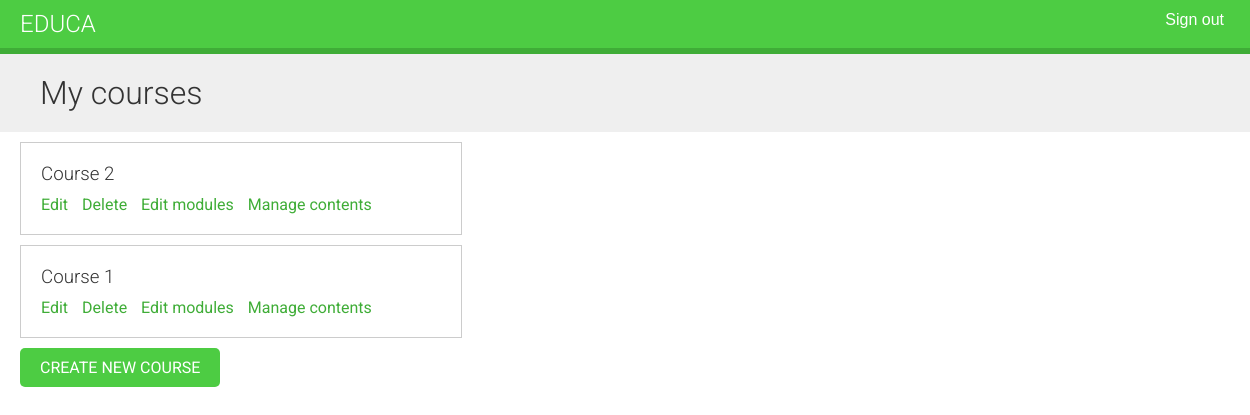
Page /course/mine/ (signed in) on the earlier database version.
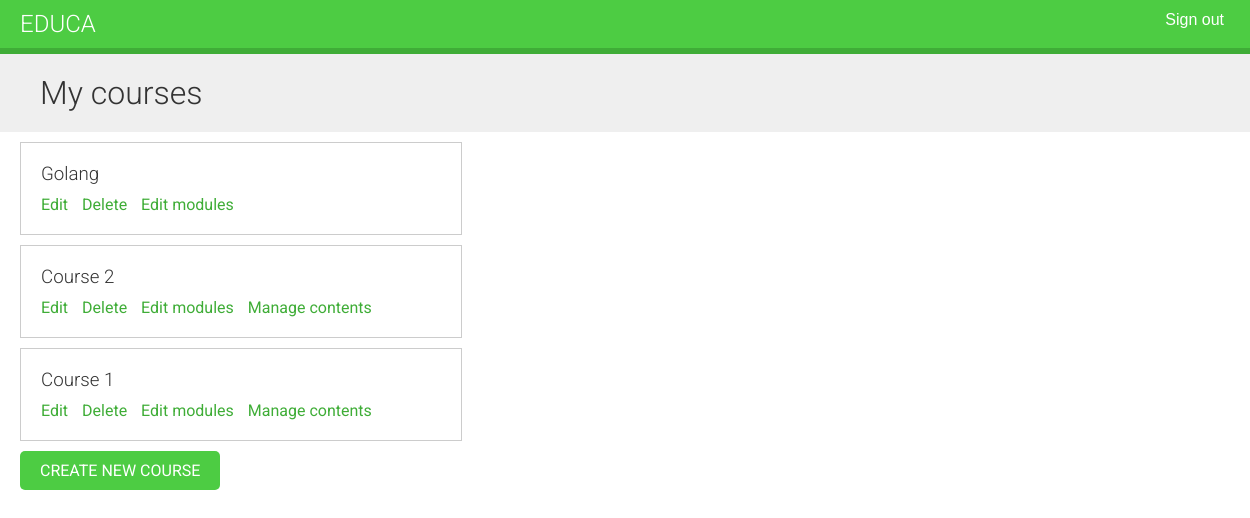
Same page on the later database version.
### courses/models.py (models this page shows, shortened)
class Course(models.Model):
    owner = models.ForeignKey(User, related_name='courses_created', on_delete=models.CASCADE)
    subject = models.ForeignKey(Subject, related_name='courses', on_delete=models.CASCADE)
    title = models.CharField(max_length=200)
    slug = models.SlugField(max_length=200, unique=True)
    overview = models.TextField()
    created = models.DateTimeField(auto_now_add=True)
    students = models.ManyToManyField(
            User,
            related_name='courses_joined',
            blank=True
            )
    class Meta:
        ordering = ['-created']

### courses/views.py (the view)
class ManageCourseListView(OwnerCourseMixin, ListView):
    model = Course
    template_name = 'courses/manage/course/list.html'
    permission_required = 'courses.view_course'
    def get_queryset(self):
        qs = super().get_queryset()
        return qs.filter(owner=self.request.user)

### courses/views.py (called while the page is built)
    def get_queryset(self):
        qs = super().get_queryset()
        return qs.filter(owner=self.request.user)

### courses/templates/courses/manage/course/list.html (shortened to what this page needs)
{% extends "base.html" %}
{% block content %}
<h1>My courses</h1>
<div class="module">
    {% for course in object_list %}
    <div class="course-info">
        <h3>{{ course.title }}</h3>
        <p>
        <a href="{% url 'course_edit' course.id %}">Edit</a>
        <a href="{% url 'course_delete' course.id %}">Delete</a>
        <a href="{% url 'course_module_update' course.id %}">Edit modules</a>
        {% if course.modules.count > 0 %}
            <a href="{% url "module_content_list" course.modules.first.id %}">
            Manage contents
            </a>
        {% endif %}
        </p>
    </div>
    {% empty %}
    <p>You haven't created any courses yet.</p>
    {% endfor %}
    <p>
    <a href="{% url 'course_create' %}" class="button">Create new course</a>
    </p>
</div>
{% endblock %}

Differences in the rows shown:
added Course: title "Golang"
